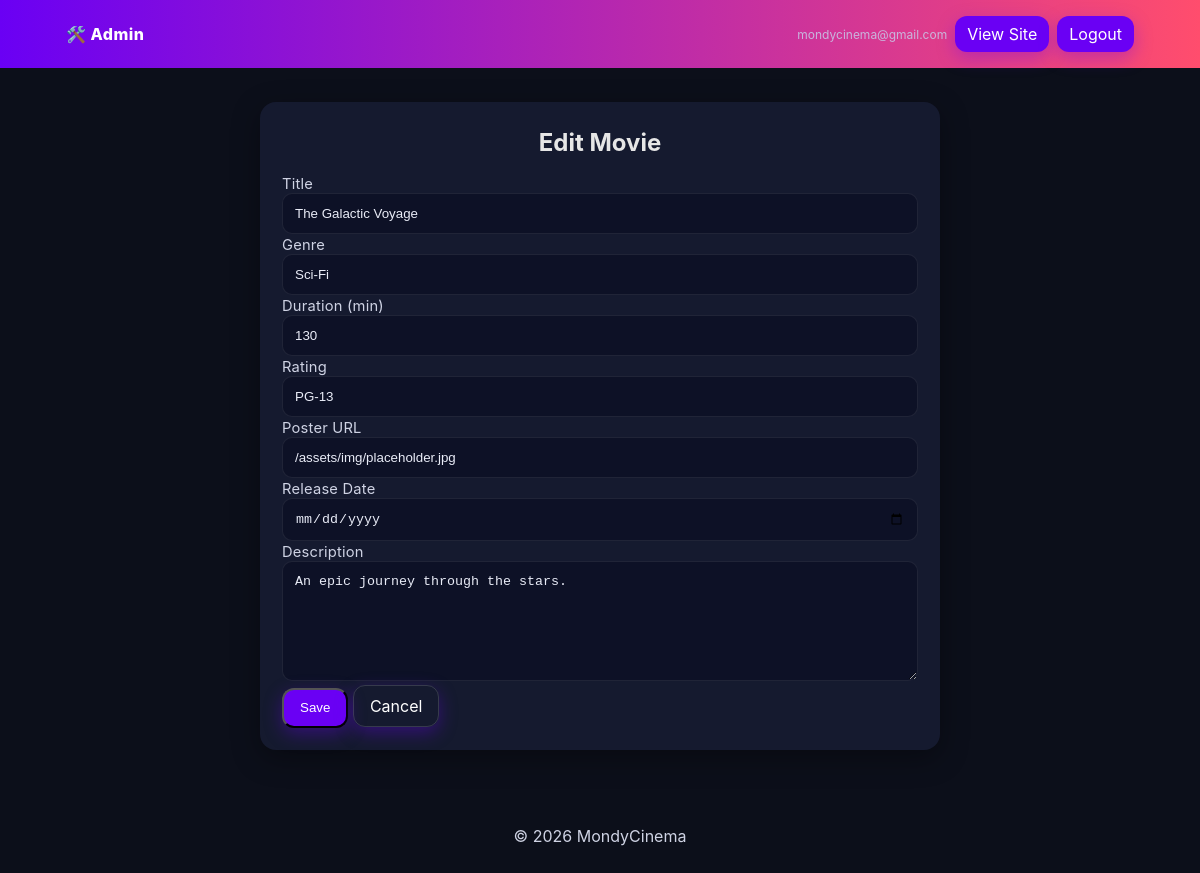
The app's page /edit_movie.php?id=1 (signed in) with its own data.
### tables this page shows
CREATE TABLE IF NOT EXISTS `movies` (
  `id` int NOT NULL AUTO_INCREMENT,
  `title` varchar(150) NOT NULL,
  `genre` varchar(80) DEFAULT NULL,
  `duration_min` int DEFAULT NULL,
  `rating` varchar(10) DEFAULT NULL,
  `description` text,
  `poster_url` varchar(255) DEFAULT NULL,
  `created_at` timestamp NULL DEFAULT CURRENT_TIMESTAMP,
  `updated_at` timestamp NULL DEFAULT CURRENT_TIMESTAMP ON UPDATE CURRENT_TIMESTAMP,
  `release_date` date DEFAULT NULL,
  PRIMARY KEY (`id`)
);

### helpers.php (called while the page is built, shortened)
<?php
function sanitize($data) {
    if ($data === null) {
        return '';
    }
    return htmlspecialchars(strip_tags(trim((string)$data)), ENT_QUOTES, 'UTF-8');
}

### edit_movie.php (the view, shortened to what this page needs)
<?php
require_once __DIR__ . '/db.php';
require_once __DIR__ . '/helpers.php';
$id = isset($_GET['id']) ? (int)$_GET['id'] : 0;
$stmt = $conn->prepare("SELECT * FROM movies WHERE id = ? LIMIT 1");
$stmt->execute([$id]);
$movie = $stmt->fetch(PDO::FETCH_ASSOC);
include __DIR__ . '/admin_header.php';
?>
<section class="form">
  <h2>Edit Movie</h2>
  <form method="post">
    <label>Title</label>
    <input name="title" required value="<?php echo sanitize($movie['title']); ?>"/>
    <label>Genre</label>
    <input name="genre" value="<?php echo sanitize($movie['genre']); ?>"/>
    <label>Duration (min)</label>
    <input name="duration_min" type="number" min="1" value="<?php echo (int)$movie['duration_min']; ?>"/>
    <label>Rating</label>
    <input name="rating" value="<?php echo sanitize($movie['rating']); ?>"/>
    <label>Poster URL</label>
    <input name="poster_url" value="<?php echo sanitize($movie['poster_url']); ?>"/>
    <label>Release Date</label>
    <input name="release_date" type="date" value="<?php echo sanitize($movie['release_date']); ?>"/>
    <label>Description</label>
    <textarea name="description" rows="4"><?php echo sanitize($movie['description']); ?></textarea>
    <button class="btn btn-primary" type="submit">Save</button>
    <a class="btn ghost" href="manage_movies.php">Cancel</a>
  </form>
</section>
<?php include __DIR__ . '/footer.php'; ?>

### style.css (style rules this page uses)
:root { --primary:#6a00f4; --secondary:#ff4d6d; --bg:#0c0f1a; --card:#151a2f; --text:#e6e6e6; --muted:#9aa0b4; --accent:#00d1ff; }
* { box-sizing:border-box }
html,body { margin:0;padding:0;height: 100%; font-family:Inter,system-ui,Arial,sans-serif;background:var(--bg);color:var(--text) }
.btn { display:inline-block;padding:10px 16px;border-radius:12px;text-decoration:none;color:#fff;background:var(--primary);box-shadow:0 6px 18px rgba(106,0,244,.35) }
.btn.ghost { display:inline-block;padding:10px 16px;border-radius:12px;text-decoration:none;color:#fff;background:var(--primary);box-shadow:0 6px 18px rgba(106,0,244,.35) }
.form { --card-bg: var(--card, #0b1024); --field-bg:#0d1126; --field-br:10px; --field-brd:1px solid rgba(255,255,255,.08); --field-pad:12px; --focus:#6b8cff; background: var(--card-bg); border-radius: 16px; padding: 22px; max-width: 680px; margin: 18px auto; box-shadow: 0 8px 28px rgba(0,0,0,.35); }
.form h2 { margin:4px 0 16px;text-align:center }
.form label { font-size:.92rem; letter-spacing:.2px; color:#cfd3e4; margin: 0 0 6px; }
.form input, .form select, .form textarea { width:100%; background: var(--field-bg); color:#e9ecf7; border: var(--field-brd); border-radius: var(--field-br); padding: var(--field-pad); outline: none; transition: border-color .18s ease, box-shadow .18s ease, background .18s ease; }
.form textarea { min-height:120px; resize: vertical }
.form ::placeholder { color:#9aa3bd }
.form .btn { min-height:40px;padding:10px 16px;border-radius:12px }
.form .btn.ghost { background:transparent;border:1px solid rgba(255,255,255,.14) }

### records on screen
movies: title "The Galactic Voyage", genre "Sci-Fi", duration_min "130", rating "PG-13", poster_url "/assets/img/placeholder.jpg", description "An epic journey through the stars."

### other values on screen
$_SESSION['admin_username'] "mondycinema@gmail.com"
